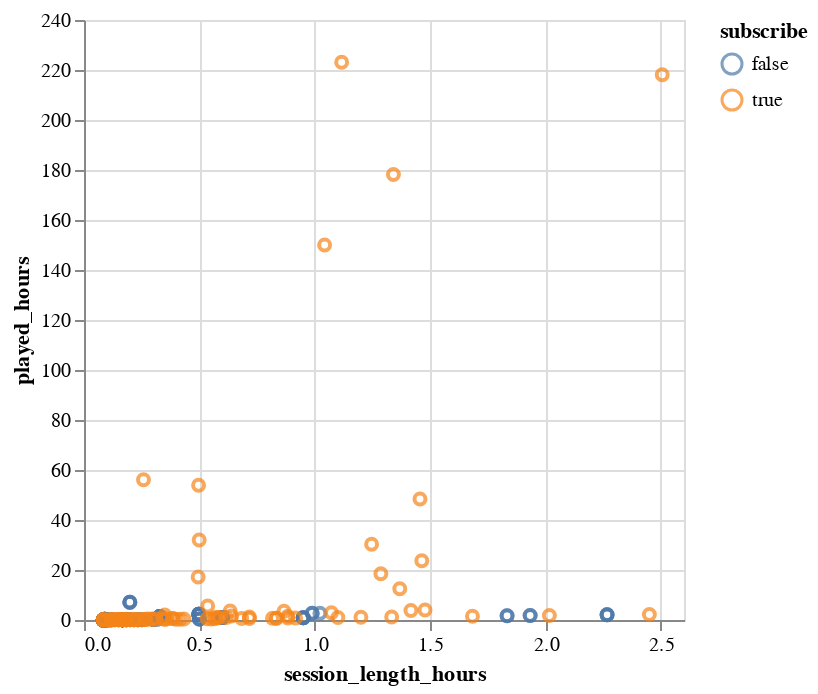

Here is the notebook cell this chart was saved with:
### Code cell
players_sessions_plot_2

### Figure 1 — Vega specification as saved in the notebook (floating-point values rounded to 4 significant figures; data arrays with more than 128 entries replaced by an {"elided": "..."} marker saying what was removed)
{"$schema": "https://vega.github.io/schema/vega/v5.json", "data": [{"name": "source_0", "values": {"elided": "186 records"}}, {"name": "source_0_x_domain_session_length_hours", "values": [{"min": 0.08333, "max": 2.506}]}, {"name": "source_0_y_domain_played_hours", "values": [{"min": 0.0, "max": 223.1}]}, {"name": "source_0_color_domain_subscribe", "values": [{"subscribe": false}, {"subscribe": true}]}], "marks": [{"type": "symbol", "name": "marks", "from": {"data": "source_0"}, "encode": {"update": {"stroke": {"field": "subscribe", "scale": "color"}, "fill": {"value": "transparent"}, "x": {"field": "session_length_hours", "scale": "x"}, "y": {"field": "played_hours", "scale": "y"}, "opacity": {"value": 0.7}}}, "style": ["point"]}], "scales": [{"name": "x", "type": "linear", "domain": [{"signal": "(data(\"source_0_x_domain_session_length_hours\")[0] || {}).min"}, {"signal": "(data(\"source_0_x_domain_session_length_hours\")[0] || {}).max"}], "range": [0, {"signal": "width"}], "zero": true, "nice": true}, {"name": "y", "type": "linear", "domain": [{"signal": "(data(\"source_0_y_domain_played_hours\")[0] || {}).min"}, {"signal": "(data(\"source_0_y_domain_played_hours\")[0] || {}).max"}], "range": [{"signal": "height"}, 0], "zero": true, "nice": true}, {"name": "color", "type": "ordinal", "domain": {"data": "source_0_color_domain_subscribe", "field": "subscribe", "sort": true}, "range": "category"}], "axes": [{"scale": "x", "gridScale": "y", "zindex": 0, "tickCount": {"signal": "ceil(width/40)"}, "ticks": false, "labels": false, "orient": "bottom", "domain": false, "grid": true, "maxExtent": 0, "minExtent": 0, "aria": false}, {"scale": "y", "minExtent": 0, "ticks": false, "zindex": 0, "aria": false, "gridScale": "x", "domain": false, "orient": "left", "grid": true, "labels": false, "maxExtent": 0, "tickCount": {"signal": "ceil(height/40)"}}, {"scale": "x", "labelFlush": true, "orient": "bottom", "labelOverlap": true, "title": "session_length_hours", "tickCount": {"signal": "ceil(width/40)"}, "zindex": 0, "grid": false}, {"scale": "y", "grid": false, "tickCount": {"signal": "ceil(height/40)"}, "zindex": 0, "orient": "left", "title": "played_hours", "labelOverlap": true}], "height": 300, "legends": [{"stroke": "color", "symbolType": "circle", "title": "subscribe", "encode": {"symbols": {"update": {"fill": {"value": "transparent"}, "opacity": {"value": 0.7}}}}}], "background": "white", "padding": 5, "width": 300, "style": "cell"}
